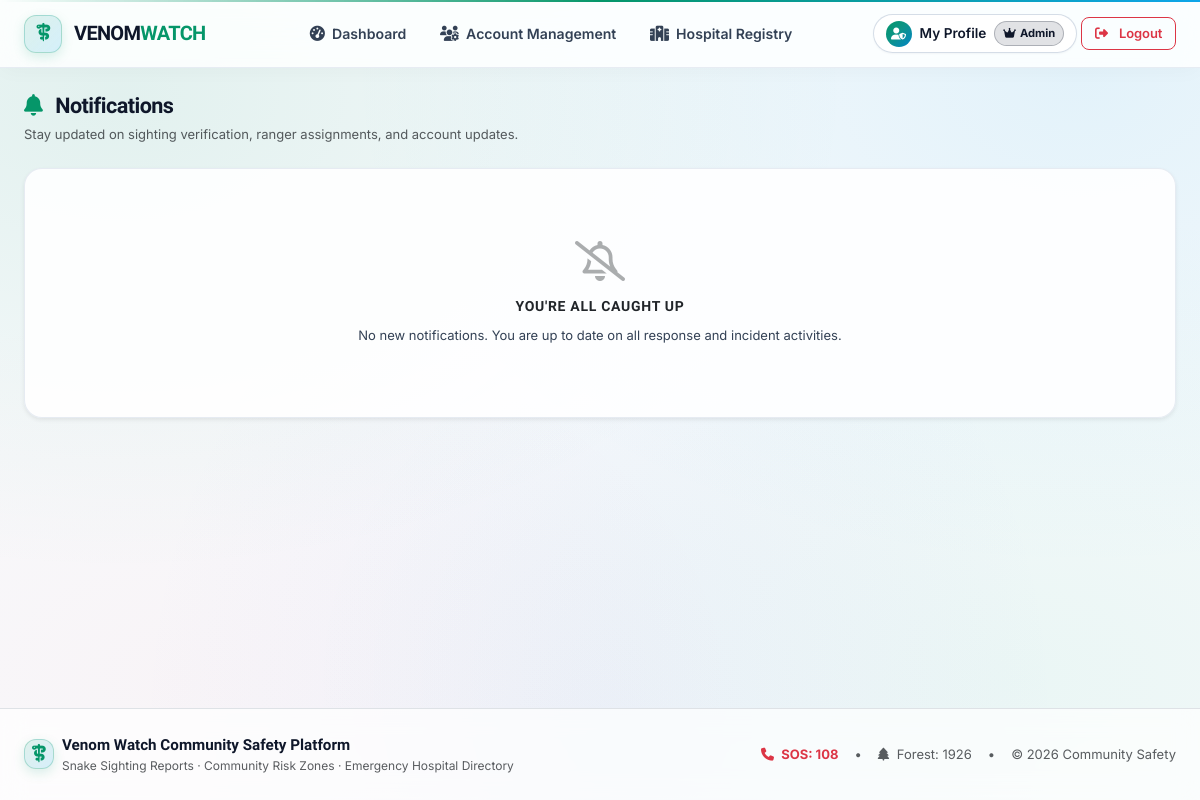
Before: /accounts/notifications/ (signed in) with the older database file.
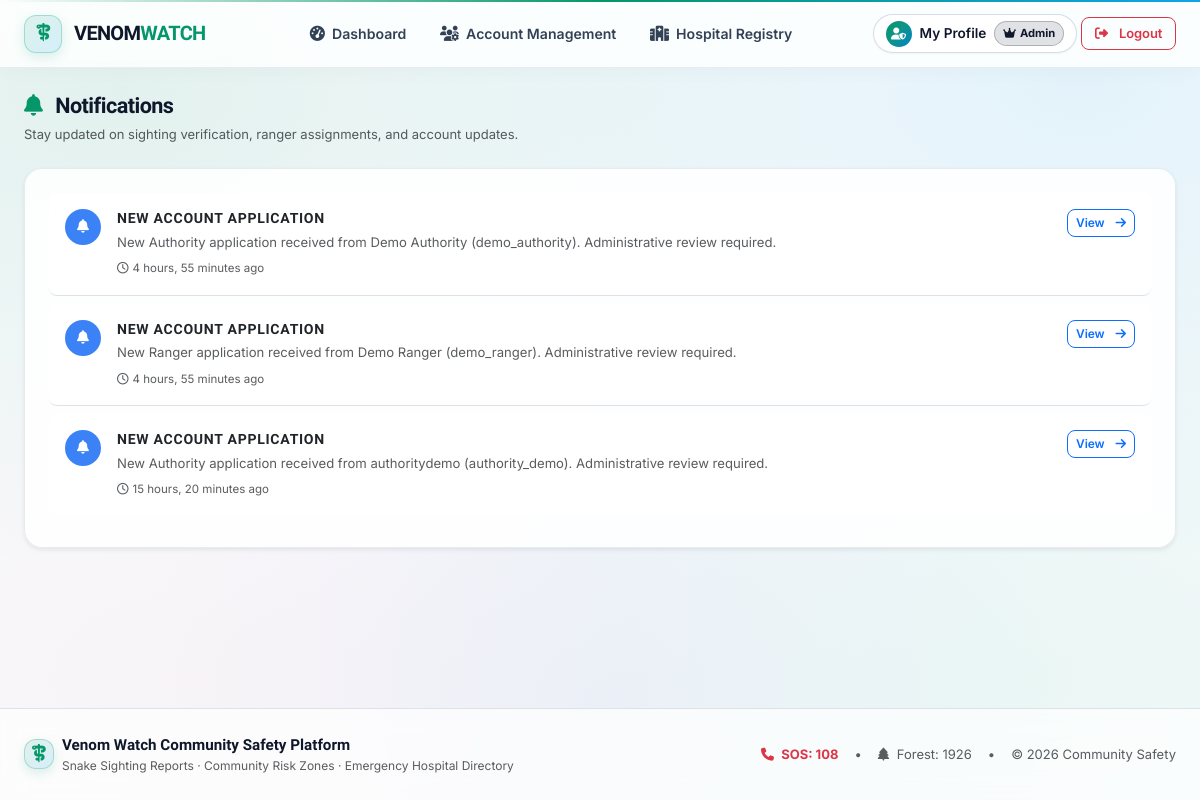
After: the same page with the newer database file.
### accounts/models.py (models this page shows, shortened)
class Notification(models.Model):
    TYPE_INFO = 'INFO'
    TYPE_SUCCESS = 'SUCCESS'
    TYPE_WARNING = 'WARNING'
    TYPE_DANGER = 'DANGER'
    TYPE_OUTCOME_VERIFIED = TYPE_SUCCESS
    TYPE_ASSIGNMENT_CREATED = TYPE_INFO
    TYPE_ASSIGNMENT_ACCEPTED = TYPE_SUCCESS
    TYPE_ACCOUNT_SUSPENDED = TYPE_DANGER
    TYPE_ACCOUNT_BANNED = TYPE_DANGER
    TYPE_APPLICATION_REJECTED = TYPE_DANGER
    TYPE_CHOICES = [
        (TYPE_INFO, 'Information'),
        (TYPE_SUCCESS, 'Success / Resolved'),
        (TYPE_WARNING, 'Warning / Attention Needed'),
        (TYPE_DANGER, 'Alert / Urgent'),
    ]
    recipient = models.ForeignKey(User, on_delete=models.CASCADE, related_name='notifications')
    actor = models.ForeignKey(User, on_delete=models.SET_NULL, null=True, blank=True,
                              related_name='triggered_notifications')
    title = models.CharField(max_length=200)
    message = models.TextField()
    notification_type = models.CharField(max_length=20, choices=TYPE_CHOICES, default=TYPE_INFO)
    link = models.CharField(max_length=255, blank=True, null=True)
    is_read = models.BooleanField(default=False)
    created_at = models.DateTimeField(auto_now_add=True)
    class Meta:
        ordering = ['-created_at']

### accounts/views.py (the view)
# urls.py: path('notifications/', views.notifications_list_view, name='notifications_list'),
@login_required
@never_cache
def notifications_list_view(request):
    notifications = request.user.notifications.all()
    request.user.notifications.filter(is_read=False).update(is_read=True)
    return render(request, 'accounts/notifications.html', {'notifications': notifications})

### accounts/context_processors.py (called while the page is built)
def notifications_processor(request):
    if hasattr(request, 'user') and request.user.is_authenticated:
        try:
            from .models import Notification
            unread_qs = request.user.notifications.filter(is_read=False)
            return {
                'user_notifications': unread_qs[:6],
                'unread_notifications_count': unread_qs.count(),
            }
        except Exception:
            return {'user_notifications': [], 'unread_notifications_count': 0}
    return {'user_notifications': [], 'unread_notifications_count': 0}

### accounts/models.py (called while the page is built)
    @property
    def effective_role(self):
        if self.user.is_superuser:
            return self.ROLE_ADMIN
        return self.role

    @property
    def is_citizen(self):
        return self.effective_role == self.ROLE_CITIZEN

    @property
    def is_ranger(self):
        return self.effective_role == self.ROLE_RANGER

    @property
    def is_admin(self):
        return self.effective_role == self.ROLE_ADMIN

### templates/accounts/notifications.html (shortened to what this page needs)
{% extends 'base.html' %}
{% block content %}
<div class="container py-4" style="max-width: 800px;">
    <div class="d-flex align-items-center justify-content-between mb-4">
        <div>
            <h2 class="fw-bold mb-1" style="font-size: 1.35rem; color: var(--text);">
                <i class="fa-solid fa-bell me-2 text-teal"></i> Notifications
            </h2>
            <p class="text-muted mb-0" style="font-size: 0.8125rem;">
                Stay updated on sighting verification, ranger assignments, and account updates.
            </p>
        </div>
    </div>
    <div class="card-clean p-4 shadow-sm">
        {% if notifications %}
            <div class="list-group list-group-flush">
                {% for n in notifications %}
                    <div class="list-group-item d-flex align-items-start justify-content-between gap-3 p-3 {% if not n.is_read %}bg-light border-start border-teal border-3{% endif %}"
                         style="border-radius: 8px; margin-bottom: 8px;">
                        <div class="d-flex align-items-start gap-3">
                            <div class="rounded-circle p-2 d-flex align-items-center justify-content-center text-white"
                                 style="width: 36px; height: 36px; background: {% if n.notification_type == 'OUTCOME_VERIFIED' %}var(--emerald, #059669){% elif n.notification_type == 'ASSIGNMENT_CREATED' or n.notification_type == 'ASSIGNMENT_ACCEPTED' %}var(--teal, #0d9488){% elif n.notification_type == 'ACCOUNT_SUSPENDED' or n.notification_type == 'ACCOUNT_BANNED' or n.notification_type == 'APPLICATION_REJECTED' %}#ef4444{% else %}#3b82f6{% endif %}; font-size: 0.85rem;">
                                {% if n.notification_type == 'OUTCOME_VERIFIED' %}
                                    <i class="fa-solid fa-circle-check"></i>
                                {% elif n.notification_type == 'ASSIGNMENT_CREATED' %}
                                    <i class="fa-solid fa-clipboard-question"></i>
                                {% elif n.notification_type == 'ASSIGNMENT_ACCEPTED' %}
                                    <i class="fa-solid fa-truck-fast"></i>
                                {% elif n.notification_type == 'ACCOUNT_SUSPENDED' or n.notification_type == 'ACCOUNT_BANNED' %}
                                    <i class="fa-solid fa-ban"></i>
                                {% else %}
                                    <i class="fa-solid fa-bell"></i>
                                {% endif %}
                            </div>
                            <div>
                                <h6 class="fw-bold mb-1 text-dark" style="font-size: 0.88rem;">{{ n.title }}</h6>
                                <p class="mb-1 text-muted" style="font-size: 0.82rem; line-height: 1.4;">{{ n.message }}</p>
                                <small class="text-muted" style="font-size: 0.72rem;">
                                    <i class="fa-regular fa-clock me-1"></i>{{ n.created_at|timesince }} ago
                                </small>
                            </div>
                        </div>
                        <div class="d-flex align-items-center gap-2">
                            {% if n.link %}
                                <a href="{{ n.link }}" class="btn btn-outline-primary btn-sm py-1 px-2" style="font-size: 0.75rem;">
                                    View <i class="fa-solid fa-arrow-right ms-1"></i>
                                </a>
                            {% endif %}
                        </div>
                    </div>
                {% endfor %}
            </div>
        {% else %}
            <div class="text-center py-5 text-muted">
                <i class="fa-regular fa-bell-slash fs-1 mb-3 opacity-50 d-block"></i>
                <h6 class="fw-semibold text-dark">You're all caught up</h6>
                <p class="mb-0" style="font-size: 0.8125rem;">No new notifications. You are up to date on all response and incident activities.</p>
            </div>
        {% endif %}
    </div>
</div>
{% endblock %}

Changed rows visible on the page:
added Notification: notification_type "WARNING" (drawn), title "NEW ACCOUNT APPLICATION", message "New Authority application received from Demo Authority (demo_authority). Administrative review required.", created_at "4 hours, 55 minutes"
added Notification: notification_type "WARNING" (drawn), title "NEW ACCOUNT APPLICATION", message "New Ranger application received from Demo Ranger (demo_ranger). Administrative review required.", created_at "4 hours, 55 minutes"
added Notification: notification_type "WARNING" (drawn), title "NEW ACCOUNT APPLICATION", message "New Authority application received from authoritydemo (authority_demo). Administrative review required.", created_at "15 hours, 20 minutes"
Other visible differences:
text no longer shown: "YOU'RE ALL CAUGHT UP No new notifications. You are up to date on all response and incident activities."
